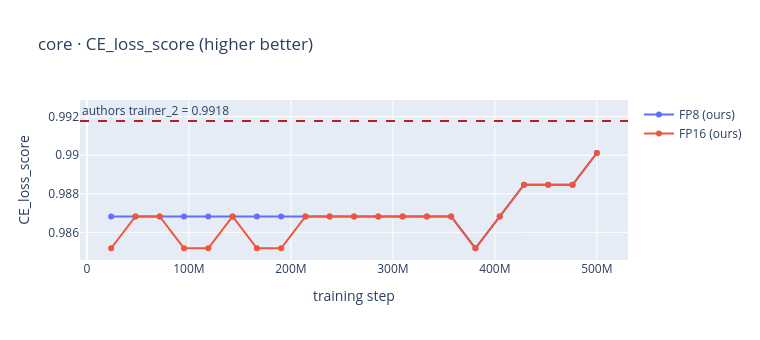
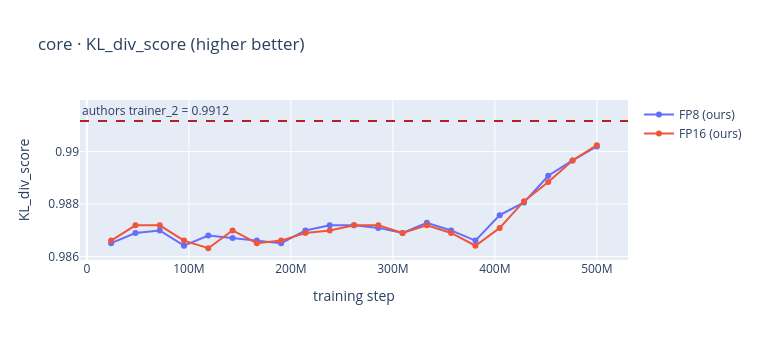
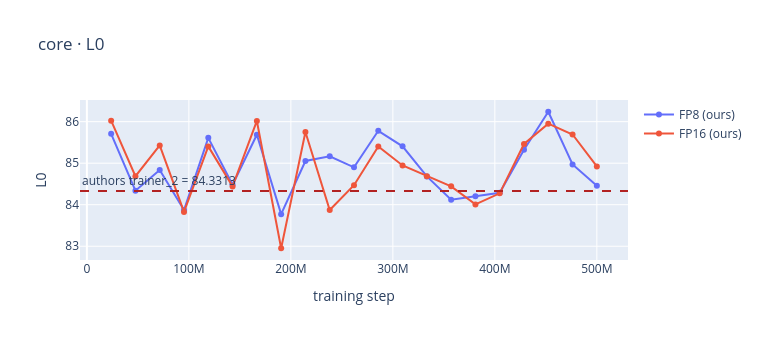
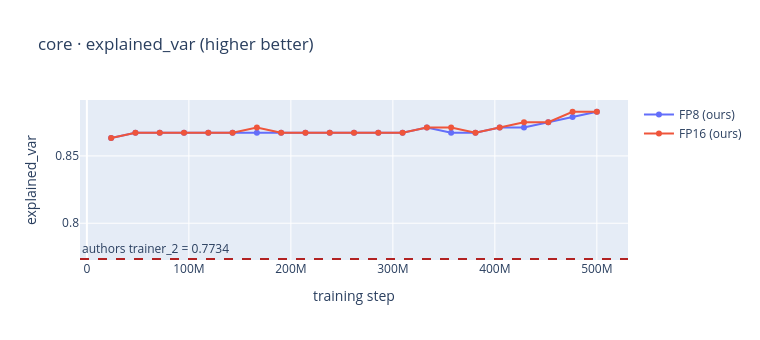

The cell these charts' notebook holds for them, in order:
### Markdown cell above
## 6. Metrics across training checkpoints

Only meaningful if you ran `CHECKPOINTS=all` (or a step list). Each metric is
plotted against the training step with **one line per precision** (FP8 / FP16),
and the dashed line is the author's final value (trainer_2). This shows whether
FP8 and FP16 track each other throughout training and where each lands vs the
published baseline. (The FP8 run uses `--n-checkpoints 20`; eval it with
`CHECKPOINTS=all RUN_DIR=results/saebench_gemma_fp8 ./eval_saebench.sh`.)

### Code cell
max_ckpts = max(df["step"].nunique() for df in ours_by_prec.values())
if max_ckpts <= 1:
    print("Only one checkpoint per run evaluated — re-run eval_saebench.sh with "
          "CHECKPOINTS=all to populate this section.\n"
          "(Requires a training run WITH intermediate checkpoints, e.g.\n"
          "   N_CHECKPOINTS=20 WIDTHS=65536 KS=80 ./train_saebench.sh\n"
          " then CHECKPOINTS=all RUN_DIR=results/saebench_gemma_fp8 ./eval_saebench.sh )")
else:
    # One trace per precision (FP8, FP16) + the authors' final value as a dashed line.
    metrics = sorted(set().union(*[
        set(df[["eval_type", "metric"]].itertuples(index=False, name=None))
        for df in ours_by_prec.values()]))
    for eval_type, metric in metrics:
        fig = go.Figure()
        plotted = False
        for label, df in ours_by_prec.items():
            sub = (df[(df.eval_type == eval_type) & (df.metric == metric)]
                   .dropna(subset=["value"]).sort_values("step"))
            if sub.empty:
                continue
            fig.add_trace(go.Scatter(x=sub["step"], y=sub["value"],
                                     mode="lines+markers", name=label))
            plotted = True
        if not plotted:
            continue
        auth_val = auth_idx.get((eval_type, metric)) if not authors.empty else None
        if auth_val is not None:
            fig.add_hline(y=auth_val, line_dash="dash", line_color="firebrick",
                          annotation_text=f"authors trainer_{trainer} = {auth_val:.4f}",
                          annotation_position="top left")
        hib = HIGHER_IS_BETTER.get(metric)
        better = {True: " (higher better)", False: " (lower better)"}.get(hib, "")
        fig.update_layout(title=f"{eval_type} · {metric}{better}",
                          height=340, width=760, legend_title="",
                          xaxis_title="training step", yaxis_title=metric)
        fig.show()

### Figure 1 — Plotly figure (JSON) as saved in the notebook; plotly's stock layout.template omitted (floating-point values rounded to 4 significant figures)
{"data": [{"mode": "lines+markers", "name": "FP8 (ours)", "type": "scatter", "x": [23810048, 47620096, 71430144, 95238144, 119048192, 142858240, 166668288, 190476288, 214286336, 238096384, 261904384, 285714432, 309524480, 333334528, 357142528, 380952576, 404762624, 428570624, 452380672, 476190720, 499998720], "y": [0.9868, 0.9868, 0.9868, 0.9868, 0.9868, 0.9868, 0.9868, 0.9868, 0.9868, 0.9868, 0.9868, 0.9868, 0.9868, 0.9868, 0.9868, 0.9852, 0.9868, 0.9885, 0.9885, 0.9885, 0.9901]}, {"mode": "lines+markers", "name": "FP16 (ours)", "type": "scatter", "x": [23810048, 47620096, 71430144, 95238144, 119048192, 142858240, 166668288, 190476288, 214286336, 238096384, 261904384, 285714432, 309524480, 333334528, 357142528, 380952576, 404762624, 428570624, 452380672, 476190720, 499998720], "y": [0.9852, 0.9868, 0.9868, 0.9852, 0.9852, 0.9868, 0.9852, 0.9852, 0.9868, 0.9868, 0.9868, 0.9868, 0.9868, 0.9868, 0.9868, 0.9852, 0.9868, 0.9885, 0.9885, 0.9885, 0.9901]}], "layout": {"annotations": [{"showarrow": false, "text": "authors trainer_2 = 0.9918", "x": 0, "xanchor": "left", "xref": "x domain", "y": 0.9918, "yanchor": "bottom", "yref": "y"}], "height": 340, "legend": {"title": {"text": ""}}, "shapes": [{"line": {"color": "firebrick", "dash": "dash"}, "type": "line", "x0": 0, "x1": 1, "xref": "x domain", "y0": 0.9918, "y1": 0.9918, "yref": "y"}], "title": {"text": "core · CE_loss_score (higher better)"}, "width": 760, "xaxis": {"title": {"text": "training step"}}, "yaxis": {"title": {"text": "CE_loss_score"}}}}

### Figure 2 — Plotly figure (JSON) as saved in the notebook; plotly's stock layout.template omitted (floating-point values rounded to 4 significant figures)
{"data": [{"mode": "lines+markers", "name": "FP8 (ours)", "type": "scatter", "x": [23810048, 47620096, 71430144, 95238144, 119048192, 142858240, 166668288, 190476288, 214286336, 238096384, 261904384, 285714432, 309524480, 333334528, 357142528, 380952576, 404762624, 428570624, 452380672, 476190720, 499998720], "y": [0.9865, 0.9869, 0.987, 0.9864, 0.9868, 0.9867, 0.9866, 0.9865, 0.987, 0.9872, 0.9872, 0.9871, 0.9869, 0.9873, 0.987, 0.9866, 0.9876, 0.9881, 0.9891, 0.9897, 0.9902]}, {"mode": "lines+markers", "name": "FP16 (ours)", "type": "scatter", "x": [23810048, 47620096, 71430144, 95238144, 119048192, 142858240, 166668288, 190476288, 214286336, 238096384, 261904384, 285714432, 309524480, 333334528, 357142528, 380952576, 404762624, 428570624, 452380672, 476190720, 499998720], "y": [0.9866, 0.9872, 0.9872, 0.9866, 0.9863, 0.987, 0.9865, 0.9866, 0.9869, 0.987, 0.9872, 0.9872, 0.9869, 0.9872, 0.9869, 0.9864, 0.9871, 0.9881, 0.9888, 0.9897, 0.9902]}], "layout": {"annotations": [{"showarrow": false, "text": "authors trainer_2 = 0.9912", "x": 0, "xanchor": "left", "xref": "x domain", "y": 0.9912, "yanchor": "bottom", "yref": "y"}], "height": 340, "legend": {"title": {"text": ""}}, "shapes": [{"line": {"color": "firebrick", "dash": "dash"}, "type": "line", "x0": 0, "x1": 1, "xref": "x domain", "y0": 0.9912, "y1": 0.9912, "yref": "y"}], "title": {"text": "core · KL_div_score (higher better)"}, "width": 760, "xaxis": {"title": {"text": "training step"}}, "yaxis": {"title": {"text": "KL_div_score"}}}}

### Figure 3 — Plotly figure (JSON) as saved in the notebook; plotly's stock layout.template omitted (floating-point values rounded to 4 significant figures)
{"data": [{"mode": "lines+markers", "name": "FP8 (ours)", "type": "scatter", "x": [23810048, 47620096, 71430144, 95238144, 119048192, 142858240, 166668288, 190476288, 214286336, 238096384, 261904384, 285714432, 309524480, 333334528, 357142528, 380952576, 404762624, 428570624, 452380672, 476190720, 499998720], "y": [85.71, 84.34, 84.83, 83.87, 85.61, 84.48, 85.68, 83.77, 85.05, 85.17, 84.9, 85.78, 85.41, 84.68, 84.12, 84.2, 84.29, 85.32, 86.24, 84.97, 84.46]}, {"mode": "lines+markers", "name": "FP16 (ours)", "type": "scatter", "x": [23810048, 47620096, 71430144, 95238144, 119048192, 142858240, 166668288, 190476288, 214286336, 238096384, 261904384, 285714432, 309524480, 333334528, 357142528, 380952576, 404762624, 428570624, 452380672, 476190720, 499998720], "y": [86.02, 84.69, 85.43, 83.83, 85.4, 84.44, 86.02, 82.95, 85.75, 83.87, 84.47, 85.4, 84.94, 84.69, 84.44, 84.01, 84.27, 85.46, 85.95, 85.69, 84.92]}], "layout": {"annotations": [{"showarrow": false, "text": "authors trainer_2 = 84.3313", "x": 0, "xanchor": "left", "xref": "x domain", "y": 84.33, "yanchor": "bottom", "yref": "y"}], "height": 340, "legend": {"title": {"text": ""}}, "shapes": [{"line": {"color": "firebrick", "dash": "dash"}, "type": "line", "x0": 0, "x1": 1, "xref": "x domain", "y0": 84.33, "y1": 84.33, "yref": "y"}], "title": {"text": "core · L0"}, "width": 760, "xaxis": {"title": {"text": "training step"}}, "yaxis": {"title": {"text": "L0"}}}}

### Figure 4 — Plotly figure (JSON) as saved in the notebook; plotly's stock layout.template omitted (floating-point values rounded to 4 significant figures)
{"data": [{"mode": "lines+markers", "name": "FP8 (ours)", "type": "scatter", "x": [23810048, 47620096, 71430144, 95238144, 119048192, 142858240, 166668288, 190476288, 214286336, 238096384, 261904384, 285714432, 309524480, 333334528, 357142528, 380952576, 404762624, 428570624, 452380672, 476190720, 499998720], "y": [0.8633, 0.8672, 0.8672, 0.8672, 0.8672, 0.8672, 0.8672, 0.8672, 0.8672, 0.8672, 0.8672, 0.8672, 0.8672, 0.8711, 0.8672, 0.8672, 0.8711, 0.8711, 0.875, 0.8789, 0.8828]}, {"mode": "lines+markers", "name": "FP16 (ours)", "type": "scatter", "x": [23810048, 47620096, 71430144, 95238144, 119048192, 142858240, 166668288, 190476288, 214286336, 238096384, 261904384, 285714432, 309524480, 333334528, 357142528, 380952576, 404762624, 428570624, 452380672, 476190720, 499998720], "y": [0.8633, 0.8672, 0.8672, 0.8672, 0.8672, 0.8672, 0.8711, 0.8672, 0.8672, 0.8672, 0.8672, 0.8672, 0.8672, 0.8711, 0.8711, 0.8672, 0.8711, 0.875, 0.875, 0.8828, 0.8828]}], "layout": {"annotations": [{"showarrow": false, "text": "authors trainer_2 = 0.7734", "x": 0, "xanchor": "left", "xref": "x domain", "y": 0.7734, "yanchor": "bottom", "yref": "y"}], "height": 340, "legend": {"title": {"text": ""}}, "shapes": [{"line": {"color": "firebrick", "dash": "dash"}, "type": "line", "x0": 0, "x1": 1, "xref": "x domain", "y0": 0.7734, "y1": 0.7734, "yref": "y"}], "title": {"text": "core · explained_var (higher better)"}, "width": 760, "xaxis": {"title": {"text": "training step"}}, "yaxis": {"title": {"text": "explained_var"}}}}
